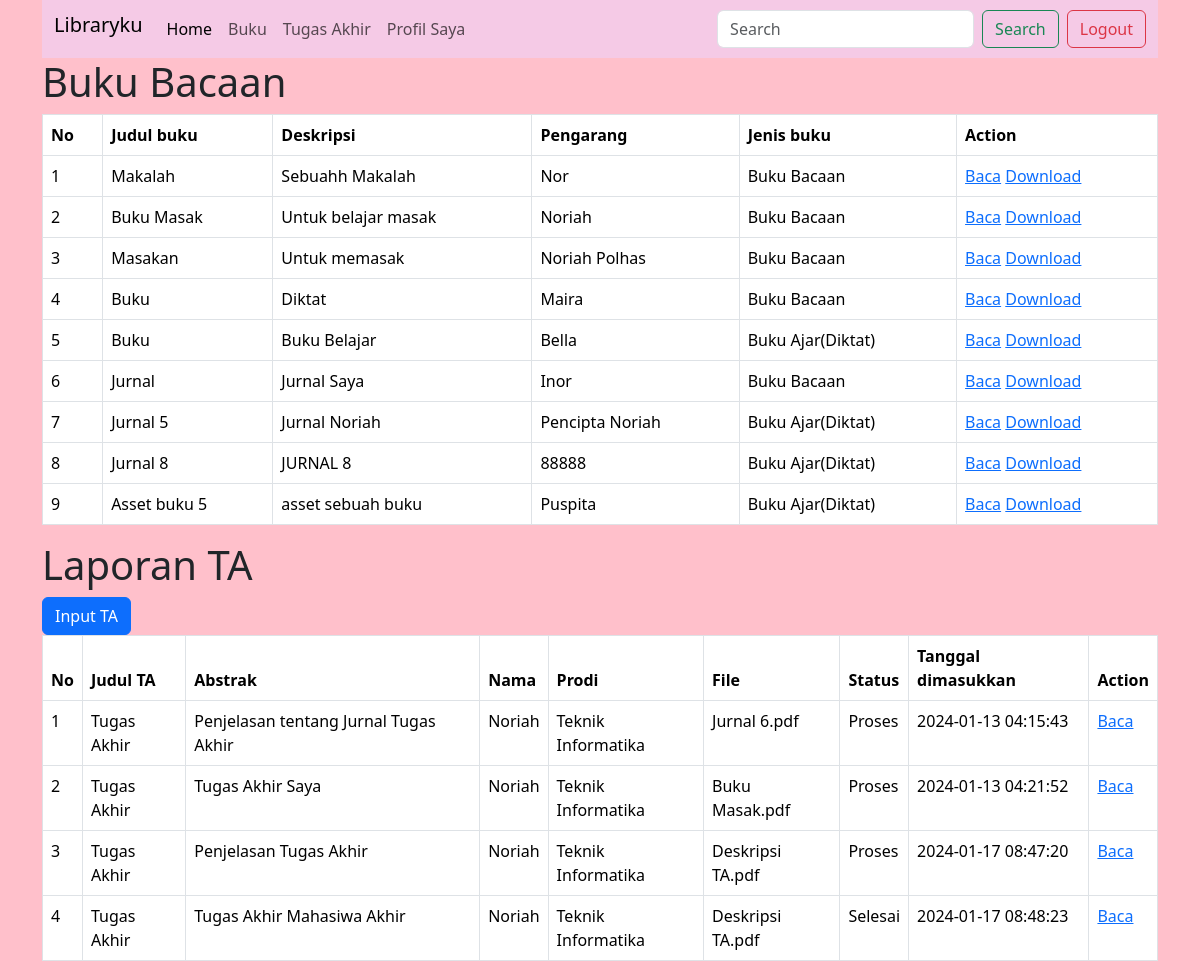
The app's page /Libraryku_Noriah/mhs.php (signed in) with its own data.
### tables this page shows
CREATE TABLE `mdt_buku` (
  `id_buku` int(5) NOT NULL,
  `judul_buku` varchar(255) NOT NULL,
  `deskripsi` text NOT NULL,
  `pengarang` varchar(50) NOT NULL,
  `jenis_buku` enum('Buku Bacaan','Buku Ajar(Diktat)','','') NOT NULL,
  `id_admin` int(5) NOT NULL,
  `file` varchar(255) NOT NULL,
  `create_date` timestamp NOT NULL DEFAULT current_timestamp() ON UPDATE current_timestamp()
);

CREATE TABLE `mdt_laporan_ta` (
  `id_laporan` int(5) NOT NULL,
  `judul_laporan` varchar(255) NOT NULL,
  `abstrak` text NOT NULL,
  `nim` int(8) NOT NULL,
  `id_prodi` int(5) NOT NULL,
  `file` varchar(50) NOT NULL,
  `status` enum('Proses','Selesai','','') NOT NULL,
  `create_date` timestamp NOT NULL DEFAULT current_timestamp() ON UPDATE current_timestamp()
);

CREATE TABLE `mhs` (
  `nim` int(8) NOT NULL,
  `nama_mhs` varchar(50) NOT NULL,
  `jenkel` enum('Laki-Laki','Perempuan','','') NOT NULL,
  `id_prodi` int(5) NOT NULL,
  `id_smt` int(5) NOT NULL,
  `email` varchar(50) NOT NULL,
  `password` varchar(50) NOT NULL,
  `status` enum('Aktif','Cuti','DO','Undir') NOT NULL,
  `username` varchar(50) NOT NULL
);

CREATE TABLE `prodi` (
  `id_prodi` int(5) NOT NULL,
  `nama_prodi` varchar(50) NOT NULL,
  `jenjang` enum('D3','D4','','') NOT NULL,
  `status` enum('Aktif','Tidak Aktif','','') NOT NULL,
  `create_date` timestamp NOT NULL DEFAULT current_timestamp() ON UPDATE current_timestamp()
);

### Libraryku_Noriah/mhs.php (the view, shortened to what this page needs)
<!DOCTYPE html>
<html lang="en">
<head>
    <link href="https://cdn.jsdelivr.net/npm/bootstrap@5.3.2/dist/css/bootstrap.min.css" rel="stylesheet">
</head>
<body>
    <div class="container">
    <nav class="navbar navbar-expand-lg sticky-top "style="background-color: #f5cae6;">
  <div class="container-fluid">
    <h1 class="navbar-brand">Libraryku</h1>
    <div class="collapse navbar-collapse" id="navbarSupportedContent">
      <ul class="navbar-nav me-auto mb-2 mb-lg-0">
        <li class="nav-item">
          <a class="nav-link active" aria-current="page" href="#">Home</a>
        </li>
        <li class="nav-item">
          <a class="nav-link" href="#buku">Buku</a>
        </li> <li class="nav-item">
          <a class="nav-link" href="#laporan">Tugas Akhir</a>
        </li>
        </li> <li class="nav-item">
          <a class="nav-link" href="profil.php">Profil Saya</a>
        </li>
      </ul>
      <form class="d-flex" role="search">
        <input class="form-control me-2" type="search" placeholder="Search" aria-label="Search">
        <button class="btn btn-outline-success" type="submit">Search</button>
        <a class="btn btn-outline-danger ms-2" type="submit" href="logout.php">Logout</a>
      </form>
    </div>
  </div>
</nav>
<h1 id="buku">Buku Bacaan</h1>
<table class="table table-bordered table-hover">
  <thead>
    <tr>
      <th scope="col">No</th>
      <th scope="col">Judul buku</th>
      <th scope="col">Deskripsi</th>
      <th scope="col">Pengarang</th>
      <th scope="col">Jenis buku</th>
      <th scope="col">Action</th>
    </tr>
  </thead>
  <tbody>
  <?php
    include'koneksi.php';
    $buku = mysqli_query($koneksi, "SELECT * from mdt_buku");
    $no = 1 ;
    foreach ($buku as $row){
        echo "<tr>
        <td>$no</td>
        <td>".$row['judul_buku']."</td>
        <td>".$row['deskripsi']."</td>
        <td>".$row['pengarang']."</td>
        <td>".$row['jenis_buku']."</td>
        <td>
        <a href='asset/buku/$row[file]#toolbar=0' target='_blank'>Baca</a>
        <a href='asset/buku/$row[file]' type='button' download='asset/buku/$row[file]'>Download</a>
    </td>
        </tr>"
        ;
        $no++;
    }
    ?>
  </tbody>
</table>
<h1 id="laporan">Laporan TA</h1>
<?php
$username_mhs=$_SESSION['username'];
$query_into_mhs="SELECT * FROM mhs WHERE username='$username_mhs'";
$result_into_mhs=mysqli_query($koneksi, $query_into_mhs);
if ($result_into_mhs){
  $data_mhs=mysqli_fetch_assoc($result_into_mhs);
  if ($data_mhs['id_smt'] >=6) {
    echo '<a href="form-mhs-inp.php" id="tambah" type="button" class="btn btn-primary">Input TA</a>';
  }
}
?>
<table class="table table-bordered table-hover">
  <thead>
    <tr>
      <th scope="col">No</th>
      <th scope="col">Judul TA</th>
      <th scope="col">Abstrak</th>
      <th scope="col">Nama</th>
      <th scope="col">Prodi</th>
      <th scope="col">File</th>
      <th scope="col">Status</th>
      <th scope="col">Tanggal dimasukkan</th>
      <th scope="col">Action</th>
    </tr>
  </thead>
  <tbody>
  <?php
    include'koneksi.php';
    $ta = mysqli_query($koneksi, "SELECT mdt_laporan_ta.*, mhs.nama_mhs, prodi.nama_prodi
    FROM mdt_laporan_ta
    INNER JOIN mhs ON mdt_laporan_ta.nim = mhs.nim
    INNER JOIN prodi ON mdt_laporan_ta.id_prodi = prodi.id_prodi");
    $no = 1 ;
    foreach ($ta as $data){
        echo "<tr>
        <td>$no</td>
        <td>".$data['judul_laporan']."</td>
        <td>".$data['abstrak']."</td>
        <td>".$data['nama_mhs']."</td>
        <td>".$data['nama_prodi']."</td>
        <td>".$data['file']."</td>
        <td>".$data['status']."</td>
        <td>".$data['create_date']."</td>
        <td><a href='asset/buku/$data[file]#toolbar=0' target='_blank'>Baca</a>
        </tr>"
        ;
        $no++;
    }
    ?>
  </tbody>
</table>
</div>
</body>
</html>

### Libraryku_Noriah/mhs.php (style rules this page uses)
body { background-color: pink; }

### records on screen
mdt_buku: judul_buku "Makalah", deskripsi "Sebuahh Makalah", pengarang "Nor", jenis_buku "Buku Bacaan"
mdt_buku: judul_buku "Buku Masak", deskripsi "Untuk belajar masak", pengarang "Noriah", jenis_buku "Buku Bacaan"
mdt_buku: judul_buku "Masakan", deskripsi "Untuk memasak", pengarang "Noriah Polhas", jenis_buku "Buku Bacaan"
mdt_buku: judul_buku "Buku", deskripsi "Diktat", pengarang "Maira", jenis_buku "Buku Bacaan"
mdt_buku: judul_buku "Buku", deskripsi "Buku Belajar", pengarang "Bella", jenis_buku "Buku Ajar(Diktat)"
mdt_buku: judul_buku "Jurnal", deskripsi "Jurnal Saya", pengarang "Inor", jenis_buku "Buku Bacaan"
mdt_buku: judul_buku "Jurnal 5", deskripsi "Jurnal Noriah", pengarang "Pencipta Noriah", jenis_buku "Buku Ajar(Diktat)"
mdt_buku: judul_buku "Jurnal 8", deskripsi "JURNAL 8", pengarang "88888", jenis_buku "Buku Ajar(Diktat)"
mdt_buku: judul_buku "Asset buku 5", deskripsi "asset sebuah buku", pengarang "Puspita", jenis_buku "Buku Ajar(Diktat)"
mdt_laporan_ta: judul_laporan "Tugas Akhir", abstrak "Penjelasan tentang Jurnal Tugas Akhir", nim.nama_mhs "Noriah", id_prodi.nama_prodi "Teknik Informatika", file "Jurnal 6.pdf", status "Proses", create_date "2024-01-13 04:15:43"
mdt_laporan_ta: judul_laporan "Tugas Akhir", abstrak "Tugas Akhir Saya", nim.nama_mhs "Noriah", id_prodi.nama_prodi "Teknik Informatika", file "Buku Masak.pdf", status "Proses", create_date "2024-01-13 04:21:52"
mdt_laporan_ta: judul_laporan "Tugas Akhir", abstrak "Penjelasan Tugas Akhir", nim.nama_mhs "Noriah", id_prodi.nama_prodi "Teknik Informatika", file "Deskripsi TA.pdf", status "Proses", create_date "2024-01-17 08:47:20"
mdt_laporan_ta: judul_laporan "Tugas Akhir", abstrak "Tugas Akhir Mahasiwa Akhir", nim.nama_mhs "Noriah", id_prodi.nama_prodi "Teknik Informatika", file "Deskripsi TA.pdf", status "Selesai", create_date "2024-01-17 08:48:23"
